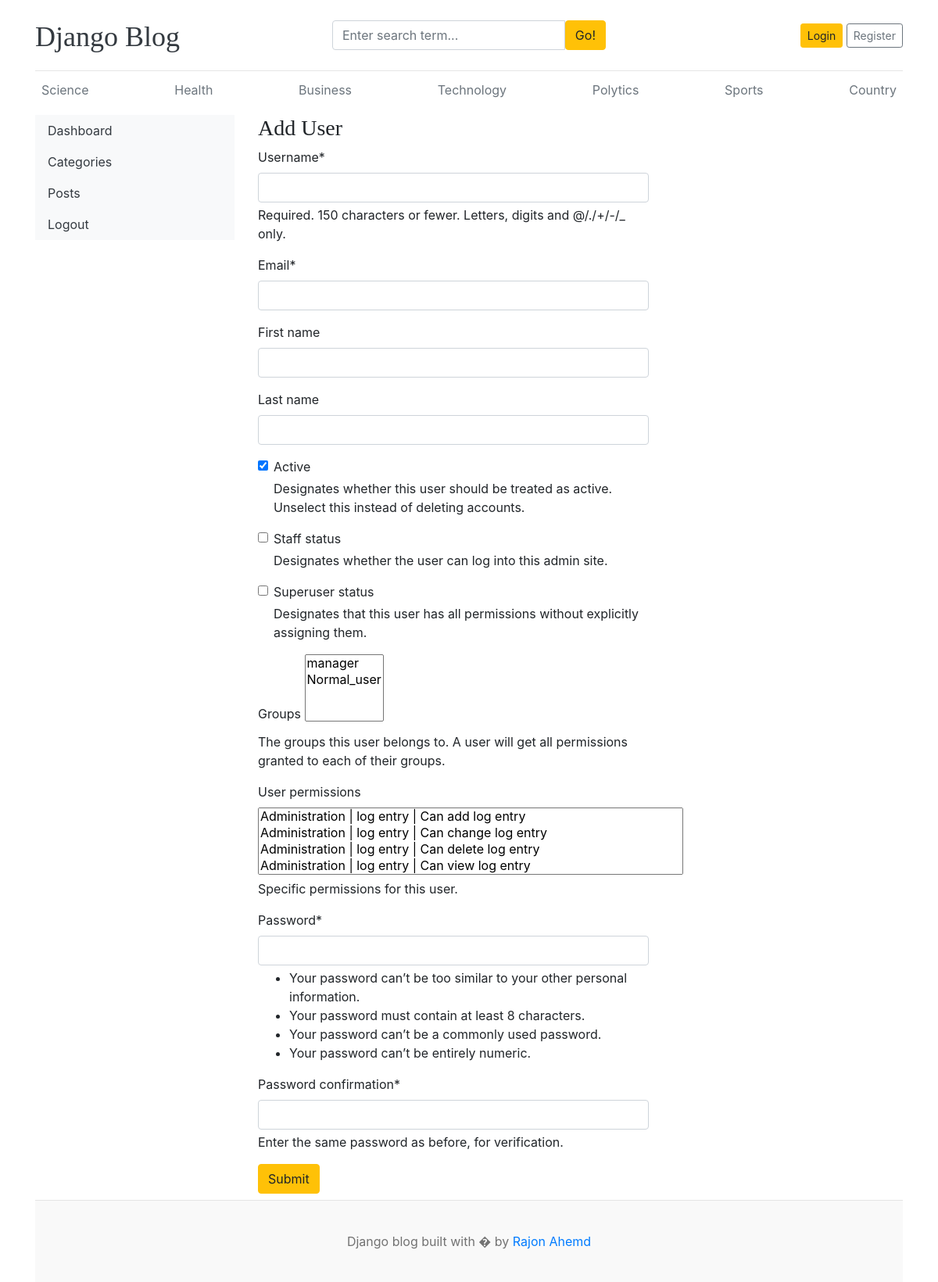
Page /das/dashboard/users/add/ on the earlier database version.
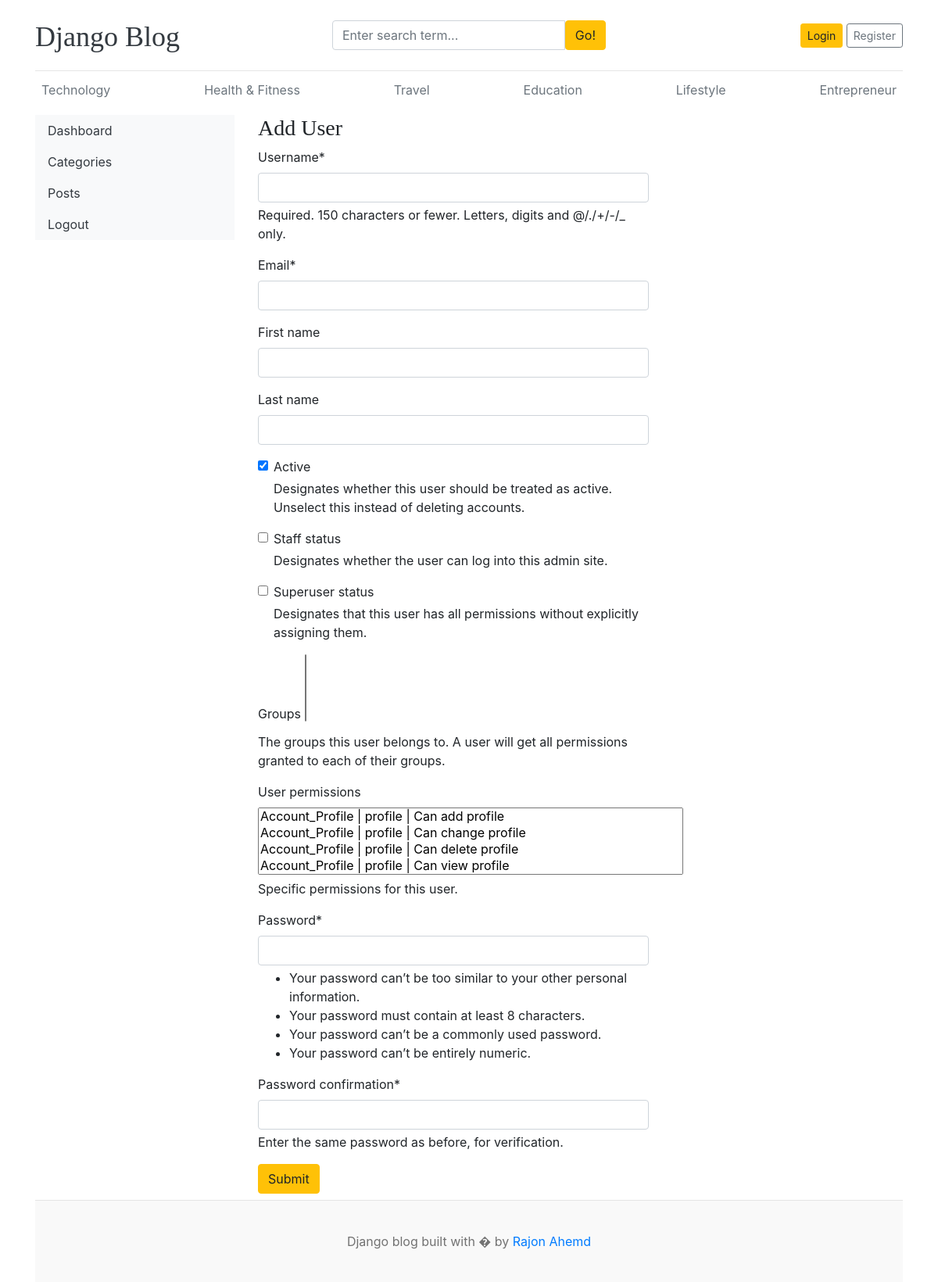
Same page on the later database version.
### block/models.py (models this page shows, shortened)
class Category(models.Model):
    category_name = models.CharField(max_length=50,unique=True)
    created_at = models.DateTimeField(auto_now_add=True)
    update_at = models.DateTimeField(auto_now=True)
    class Meta:
        verbose_name_plural = 'Categories'

### dashboards/views.py (the view)
# urls.py: path('users/add/', views.add_users, name ='add_users'),
def add_users(request):
    if request.method == 'POST':
        form = AddUserForm(request.POST)
        if form.is_valid():
            form.save()
            return redirect('dashobard:users')
    form = AddUserForm()
    context = {
        'form':form
    }
    return render(request,'dashboard/add_users.html',context)

### dashboards/forms.py
class AddUserForm(UserCreationForm):
    class Meta:
        model =CustomUser
        fields = ('username','email','first_name','last_name','is_active','is_staff','is_superuser','groups','user_permissions')

### account_profile/context_processors.py (called while the page is built)
def profile_processor(request):
    profile = None
    if request.user.is_authenticated:
        profile, created = Profile.objects.get_or_create(user=request.user)
    return {'profile': profile}

### block/context_processors.py (called while the page is built)
def get_categories(request):
    categories = Category.objects.all()
    return dict(categories = categories)

### block/templates/dashboard/add_users.html (shortened to what this page needs)
{% extends 'base/base.html' %}
{% block content %}
<div class="row">
    <div class="col-md-3">
        {% include 'dashboard/leftsidebar.html' %}
    </div>
    {% load crispy_forms_tags %}
    <div class="col-md-9">
        <h3>Add User</h3>
        <form action="{% url 'dashboard:add_users' %}" method="post" style="width: 500px; " enctype="multipart/form-data">
            {{ form | crispy }}
            <button type="submit" class="btn btn-warning mb-2">Submit</button>
        </form>
    </div>
</div>
{% endblock %}

### block/templates/base/header.html (shortened to what this page needs)
{% load static %}
<!DOCTYPE html>
<html lang="en">
<head>
  <link href="https://getbootstrap.com/docs/4.0/dist/css/bootstrap.min.css" rel="stylesheet">
  <link href="{% static 'block/css/block.css'%}" rel="stylesheet">
  <link rel="stylesheet" href="https://cdnjs.cloudflare.com/ajax/libs/font-awesome/6.7.2/css/all.min.css"
 />
</head>
<body>
  <div class="container">
    <header class="blog-header py-3">
      <div class="row flex-nowrap justify-content-between align-items-center">
        <div class="col-4 pt-1">
          <a class="blog-header-logo text-dark" href="/">Django Blog</a>
        </div>
        <div class="col-4">
          <form action="{% url 'search' %}" method="get">
            <div class="input-group">
              <input class="form-control" type="text" name="keyword" placeholder="Enter search term..."
                aria-label="Enter search term..." aria-describedby="button-search" />
              <button type="submit" class="btn btn-warning" id="button-search" type="button">Go!</button>
            </div>
          </form>
        </div>
        <div class="col-4 d-flex justify-content-end align-items-center">
          {% if not user.is_authenticated %}
          <a class="btn btn-sm btn-warning" href="{% url 'login' %}">Login</a> &nbsp;
          <a class="btn btn-sm btn-outline-secondary" href="{% url 'register' %}">Register</a>
          {% endif %}
        </div>
      </div>
    </header>
    <div class="nav-scroller py-1 mb-2">
      <nav class="nav d-flex justify-content-between">
        {% for cat in categories%}
        <a class="p-2 text-muted" href="{% url 'posts_by_category' cat.id %}">{{ cat.category_name }}</a>
        {% endfor%}
      </nav>
    </div>

Differences in the rows shown:
removed Category: category_name "Science"
removed Category: category_name "Health"
removed Category: category_name "Business"
removed Category: category_name "Polytics"
removed Category: category_name "Sports"
removed Category: category_name "Country"
added Category: category_name "Health & Fitness"
added Category: category_name "Travel"
added Category: category_name "Education"
added Category: category_name "Lifestyle"
added Category: category_name "Entrepreneur"
Other differences:
form field groups: "manager / Normal_user" → (not shown)
form field user_permissions: "Administration | log entry | Can add log entry / Administration | log entry | Can change log entry / Administration | log entry | Can delete log entry / Administration | log entry | Can view log entry" → "Account_Profile | profile | Can add profile / Account_Profile | profile | Can change profile / Account_Profile | profile | Can delete profile / Account_Profile | profile | Can view profile"
